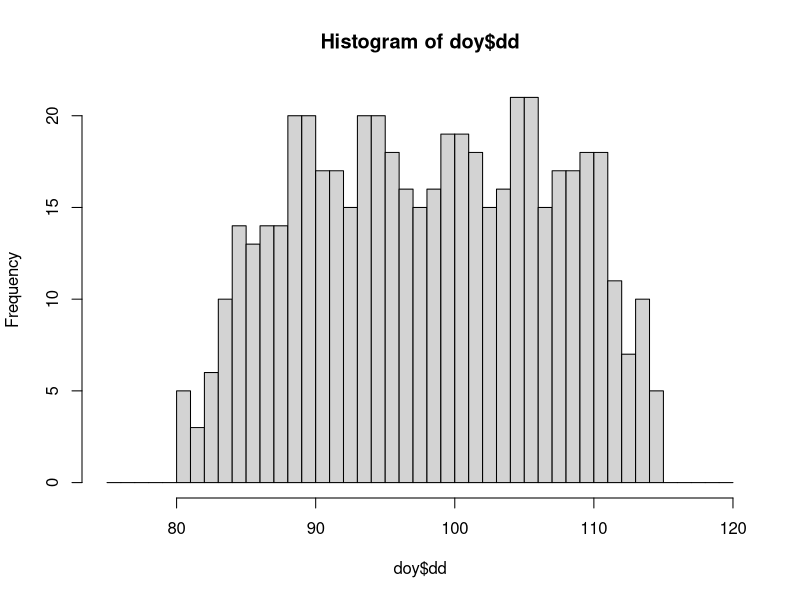
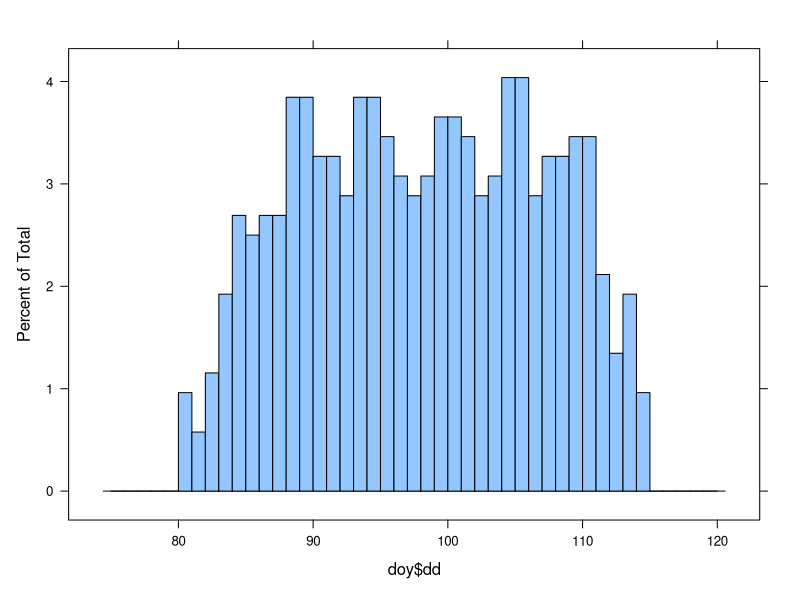

These charts were generated, in order, by the following R code: (Note: this script raises an error after producing the figures.)
# R course at CSU, April 2019
# David Luckett, djluckett@gmail.com, 0408 750 703
# Amended by Thomas Williams.

# Easter (Sunday) - when is it?

# "First Sunday after first full moon after
# equinox (Spring in Northern Hemisphere, and Autumn in southern hemisphere)"
# Therefore, between 21 March and 24 April.

#install.packages("timeDate")
library(timeDate)

Easter(2019)

Easter(2019:2027)
as.Date.timeDate(Easter(2019:2020))   # Output needs to be converted to simple date

doy <- data.frame(dd=dayOfYear(Easter(1500:2019)))

# Plot using numerical date
hist(doy$dd, breaks=c(75:120))

# lattice version
library(lattice)
histogram(doy$dd, breaks=c(75:120))

# ggplot version
ggplot(doy, aes(x=dd)) + geom_histogram(binwidth=1, colour ="white", fill = "black") + theme_bw()

# Plot using actual date
lst <- as.Date.timeDate(Easter(1500:2019))
str(lst)

# Need just day-month (not year!)
lst2 <- format(lst, "%m-%d")
head(lst2)

lst3 <- paste0("1999-",lst2)   # Pretend all are in same non-leap year
lst4 <- as.Date(lst3)

head(lst4)

hist(lst4, breaks="days", freq=TRUE)


#---- Rotate the tick labels -----
lab <- format(lst4, format="%d-%B")
head(lab)

hist(lst4, xaxt="n", xlab="", breaks="days", freq=TRUE,
     main="Frequency of date of Easter Sunday\n1500 - 2019")

axis(1, at=lst4, labels=FALSE, tick=FALSE)
axis(2, cex=0.8, labels=TRUE)
text(x=lst4, y=-2, labels=lab, srt=90, pos=1, cex=0.7, xpd=TRUE)


#----- Task -----
# Find the dates of Christmas day for the next 5 years.
# Save those dates in a dataframe, and write the dataframe to
# a .csv file on disk (with and without row numbers).


# Ends.
